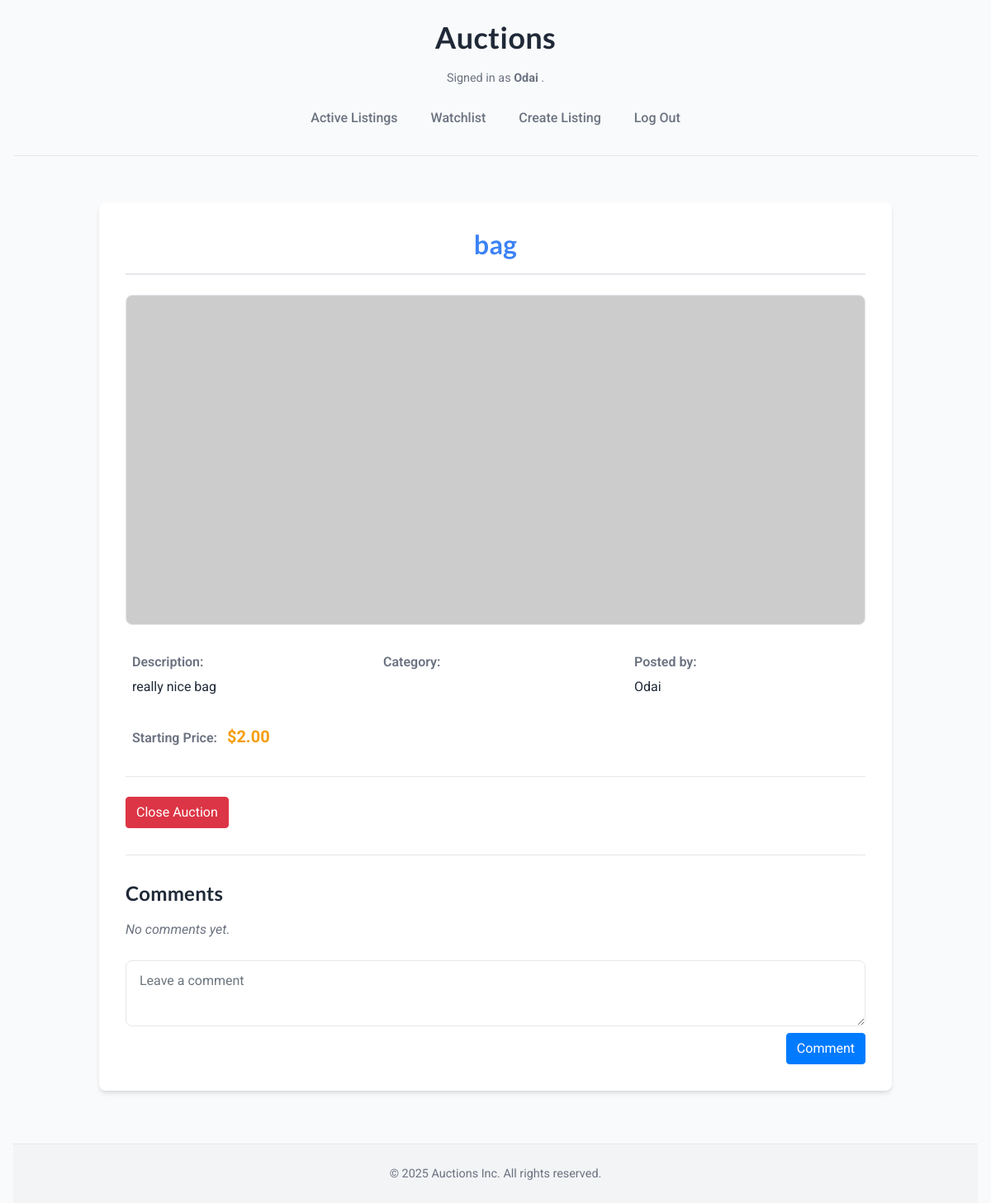
/listing/1/ (signed in), run on an earlier commit of the app's database.
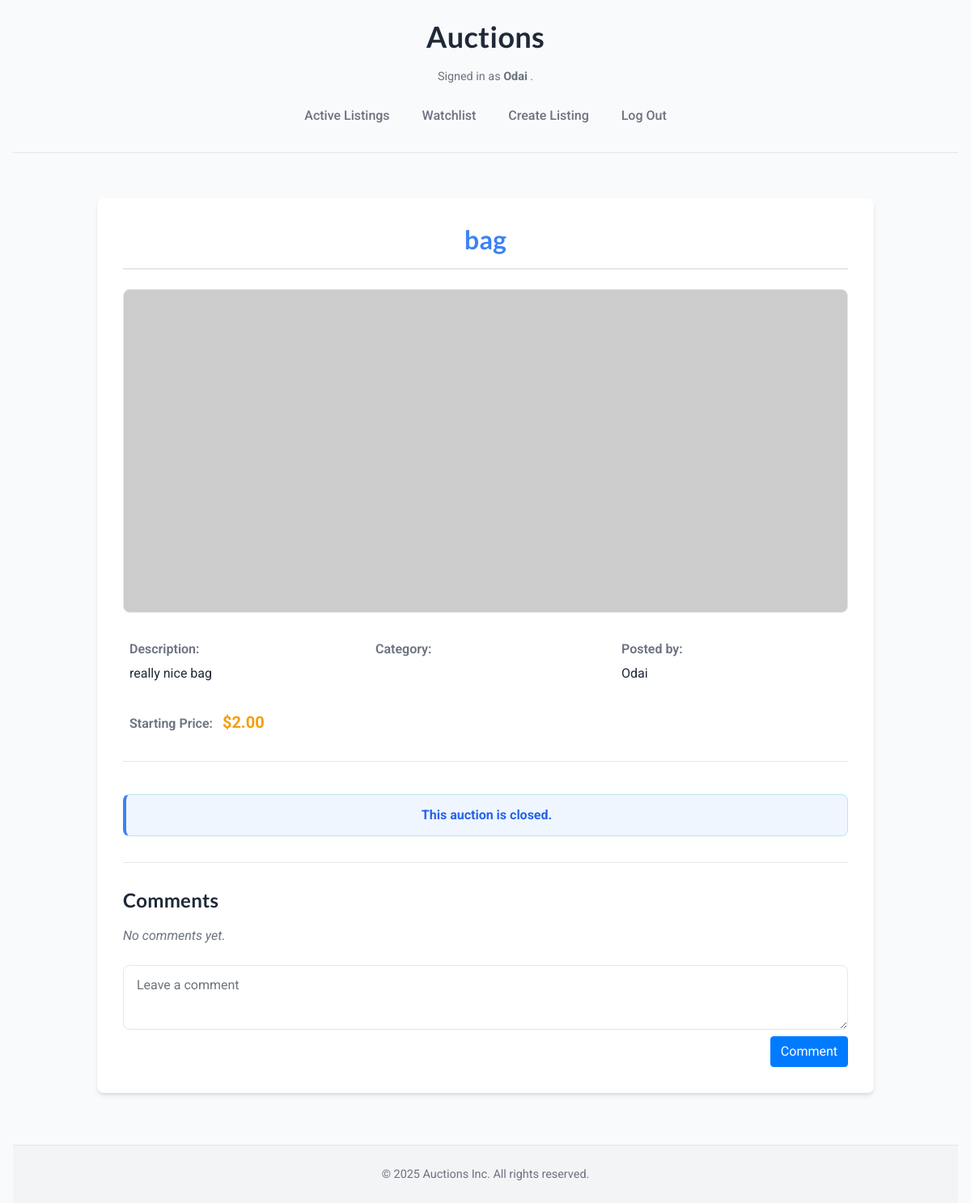
And on a later commit of the database.
### auctions/models.py (models this page shows, shortened)
class User(AbstractUser):
    watchlist = models.ManyToManyField('Listing', blank=True, related_name="watched_by")

class Listing(models.Model):
    CATEGORY_CHOICES = [
        ("electronics", "Electronics"),
        ("fashion", "Fashion & Accessories"),
        ("home", "Home & Kitchen"),
        ("sports", "Sports & Outdoors"),
        ("beauty", "Beauty & Personal Care"),
        ("books", "Books & Magazines"),
        ("toys", "Toys & Games"),
        ("phones", "Smartphones"),
        ("computers", "Computers & Laptops"),
        ("gaming", "Gaming & Consoles"),
        ("cars", "Cars"),
        ("rent", "Apartments for Rent"),
        ("freelance", "Freelancing Services"),
        ("collectibles", "Collectibles"),
        ("misc", "Miscellaneous"),
    ]
    title = models.CharField(max_length=64)
    description = models.TextField(blank=True)
    starting_price = models.DecimalField(max_digits=10, decimal_places=2)
    current_highest_bid = models.DecimalField(max_digits=10, decimal_places=2, blank=True, null=True)
    owner = models.ForeignKey(User, on_delete=models.CASCADE, related_name="listings")
    category = models.CharField(max_length=64, choices=CATEGORY_CHOICES, blank=True)
    image_url = models.URLField(blank=True)
    is_active = models.BooleanField(default=True)
    time_posted = models.DateTimeField(auto_now_add=True)

### auctions/views.py (the view)
# urls.py: path("listing/<int:listing_id>/", views.listing_detail, name="listing_detail"),
@login_required
def listing_detail(request, listing_id):
    listing = get_object_or_404(Listing, pk=listing_id)
    comments = listing.comments.all()
    bids = listing.bids.all()
    is_owner = request.user == listing.owner
    current_bid = listing.current_highest_bid or listing.starting_price
    winner = None
    if not listing.is_active:
        if bids.exists():
            winner = bids.latest('amount').bidder
    return render(request, "auctions/listing_detail.html", {
        "listing": listing,
        "comments": comments,
        "is_owner": is_owner,
        "current_bid": current_bid,
        "winner": winner
    })

### auctions/templates/auctions/listing_detail.html (shortened to what this page needs)
{% extends "auctions/layout.html" %}
{% block body %}
<div class="listing-detail-page-container container">
    <div class="listing-detail">
      <h2 class="listing-detail-title">{{ listing.title }}</h2>
      <img class="listing-detail-image" src="{{ listing.image_url|default:'https://placehold.co/600x400?text=No+Image' }}" alt="{{ listing.title }}">
      <div class="listing-info-grid">
          <div class="listing-detail-info">
            <span class="listing-detail-label">Description:</span> {{ listing.description }}
          </div>
          <div class="listing-detail-info">
            <span class="listing-detail-label">Category:</span> {{ listing.get_category_display }}
          </div>
          <div class="listing-detail-info">
            <span class="listing-detail-label">Posted by:</span> {{ listing.owner.username }}
          </div>
          <div class="listing-detail-info price-info">
            <span class="listing-detail-label">
              {% if listing.current_highest_bid %}
                Current Price:
              {% else %}
                Starting Price:
              {% endif %}
            </span>
            <span class="price-value">${{ listing.current_highest_bid|default:listing.starting_price }}</span>
          </div>
      </div>
      <div class="listing-detail-actions">
        {% if listing.is_active %}
          {% if not is_owner %}
            <form method="post" action="{% url 'toggle_watchlist' listing.id %}">
              {% csrf_token %}
              <button type="submit" class="btn btn-primary">
                {% if listing in user.watchlist.all %}
                   Remove from watchlist
                {% else %}
                  Add to watchlist
                {% endif %}
              </button>
            </form>
            <hr class="section-divider">
            <form method="post" action="{% url 'place_bid' listing.id %}" class="bid-form">
              {% csrf_token %}
              <input type="number" step="0.01" name="bid_amount" placeholder="Enter bid" class="form-control bid-input w-50">
              <button type="submit" class="btn btn-primary">Place bid</button>
            </form>
          {% else %}
            <form method="post" action="{% url 'close_listing' listing.id %}" class="close-auction-form">
              <button type="submit" class="btn btn-danger">Close Auction</button>
            </form>
          {% endif %}
        {% else %}
          <p class="alert alert-info error"><strong>This auction is closed.</strong></p>
        {% endif %}
      </div>
      <hr class="section-divider">
      <div class="listing-detail-comments">
        <h3>Comments</h3>
        <ul class="comment-list">
          {% for Comment in comments %}
            <li class="comment-item"><strong>{{ Comment.commenter.username }}:</strong> {{ Comment.content }}</li>
          {% empty %}
            <li class="no-comments">No comments yet.</li>
          {% endfor %}
        </ul>
        <form method="post" action="{% url 'add_comment' listing.id %}" class="comment-form">
          <textarea name="content" placeholder="Leave a comment" class="form-control"></textarea>
          <button type="submit" class="btn btn-primary">Comment</button>
        </form>
      </div>
    </div>
</div>
{% endblock %}

### auctions/templates/auctions/layout.html (shortened to what this page needs)
{% load static %}
<!DOCTYPE html>
<html lang="en">
    <head>
        <link rel="stylesheet" href="https://stackpath.bootstrapcdn.com/bootstrap/4.4.1/css/bootstrap.min.css">
        <link href="{% static 'auctions/styles.css' %}" rel="stylesheet">
    </head>
    <body>
        <div class="page-container">
            <header class="site-header">
                <h1><a href="{% url 'index' %}" class="site-title">Auctions</a></h1>
                <div class="user-info">
                    {% if user.is_authenticated %}
                        Signed in as <strong>{{ user.username }}</strong>.
                    {% else %}
                        Not signed in.
                    {% endif %}
                </div>
                <nav class="main-nav">
                    <ul class="nav">
                        <li class="nav-item">
                            <a class="nav-link" href="{% url 'index' %}">Active Listings</a>
                        </li>
                        {% if user.is_authenticated %}
                            <li class="nav-item">
                                <a class="nav-link" href="{% url 'watchlist' %}">Watchlist</a>
                            </li>
                            <li class="nav-item">
                                <a class="nav-link" href="{% url 'new' %}">Create Listing</a>
                            </li>
                            <li class="nav-item">
                                <a class="nav-link" href="{% url 'logout' %}">Log Out</a>
                            </li>
                        {% endif %}
                    </ul>
                </nav>
            </header>
            <main class="main-content">
                {% block body %}
                {% endblock %}
            </main>
            <footer class="site-footer">
                <p>© {% now "Y" %} Auctions Inc. All rights reserved.</p>
            </footer>
        </div>
    </body>
</html>

What changed in the data, as far as the page shows it:
changed Listing "bag": is_active True → False (drawn)
Also different on the page:
text no longer shown: "Close Auction"
text now shown: "This auction is closed."
